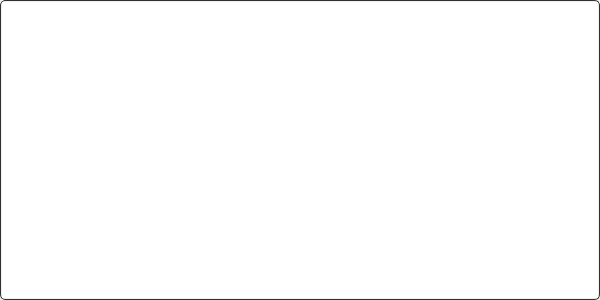
<?xml version="1.0" encoding="UTF-8"?>
<ui version="4.0">
 <class>NewTextEdit</class>
 <widget class="QTextEdit" name="NewTextEdit">
  <property name="geometry">
   <rect>
    <x>0</x>
    <y>0</y>
    <width>600</width>
    <height>300</height>
   </rect>
  </property>
  <property name="sizePolicy">
   <sizepolicy hsizetype="Preferred" vsizetype="MinimumExpanding">
    <horstretch>0</horstretch>
    <verstretch>0</verstretch>
   </sizepolicy>
  </property>
  <property name="minimumSize">
   <size>
    <width>600</width>
    <height>32</height>
   </size>
  </property>
  <property name="styleSheet">
   <string notr="true">QTextEdit
{
	padding: 1px;
	border-radius: 5%;
	border: 1px solid #313131;
}

QTextEdit:focus 
{
	border: 1px solid #5785e9;
}</string>
  </property>
  <property name="locale">
   <locale language="English" country="UnitedStates"/>
  </property>
 </widget>
 <resources/>
 <connections/>
</ui>
